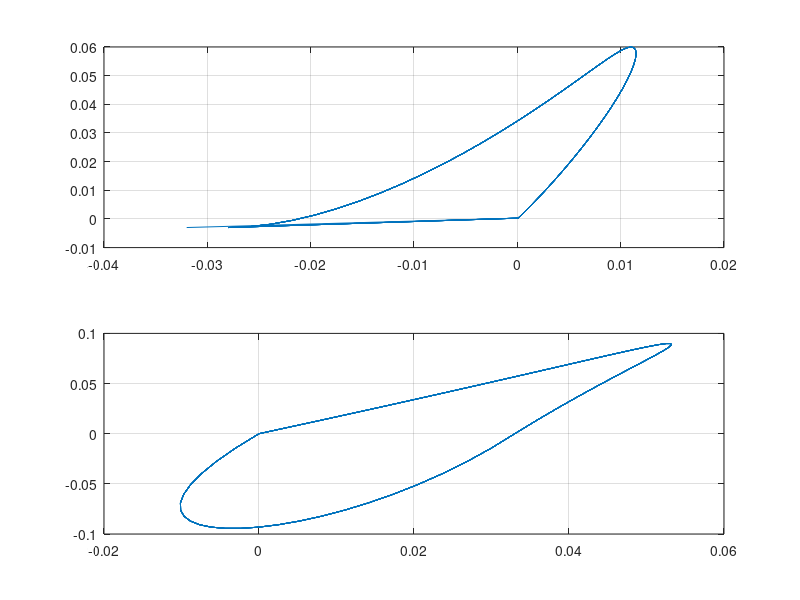

This figure's MATLAB source:
data = importdata("path.csv");
size(data);
p = data(1:2:end,:);
v = data(2:2:end,:);
subplot(2,1,1)
% plot(p)
plot(p(:,1),p(:,3))
% legend(["p_x" "p_y" "p_z"])
grid on
subplot(2,1,2)
plot(v(:,1),v(:,3))
% plot(v)
% legend(["v_x" "v_y" "v_z"])
grid on
I = [0.0158533 -3.66e-05 -6.11e-05;
    -3.66e-05 0.0377999 -2.75e-05;
    -6.11e-05 -2.75e-05 0.0456542;];